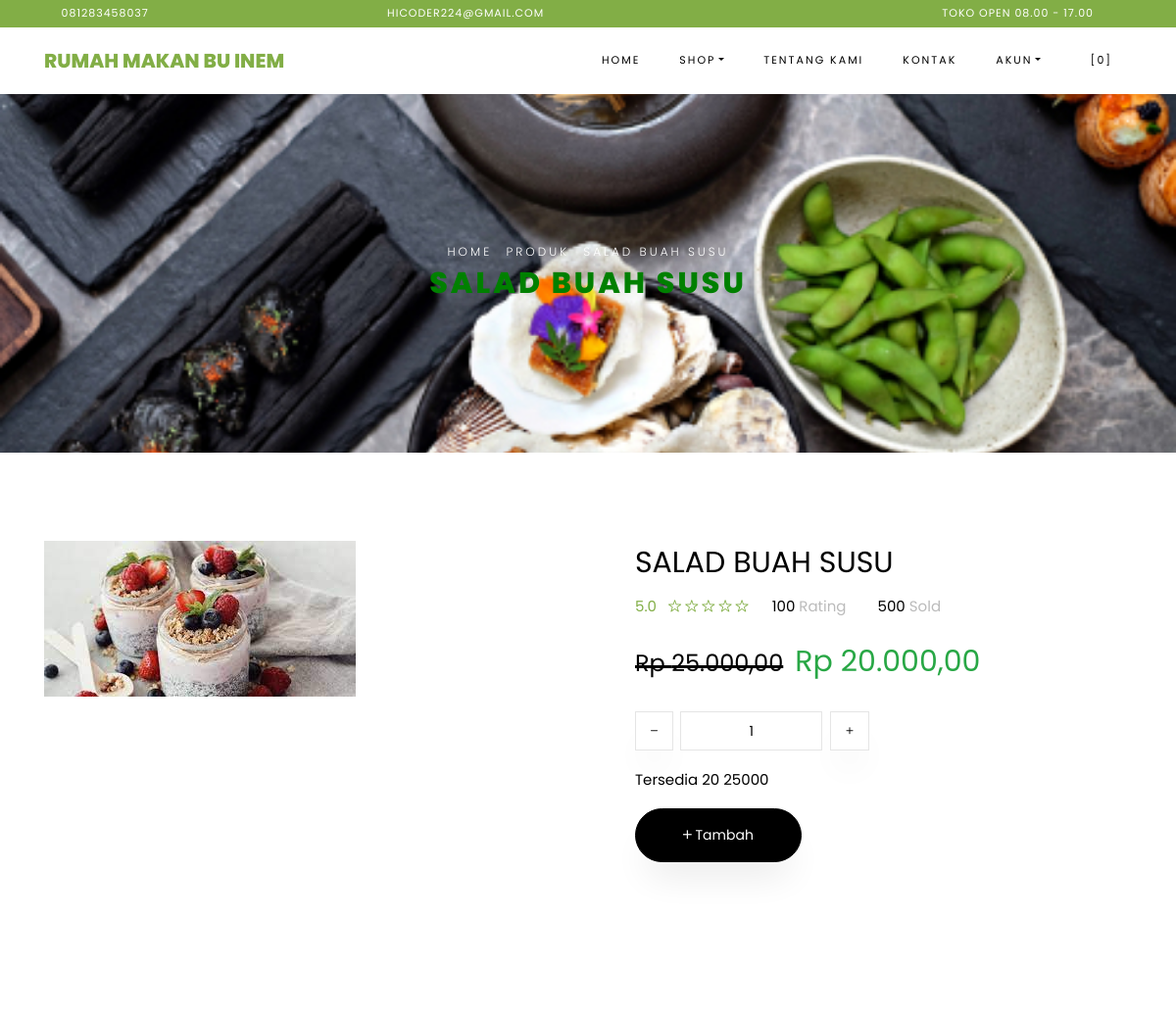
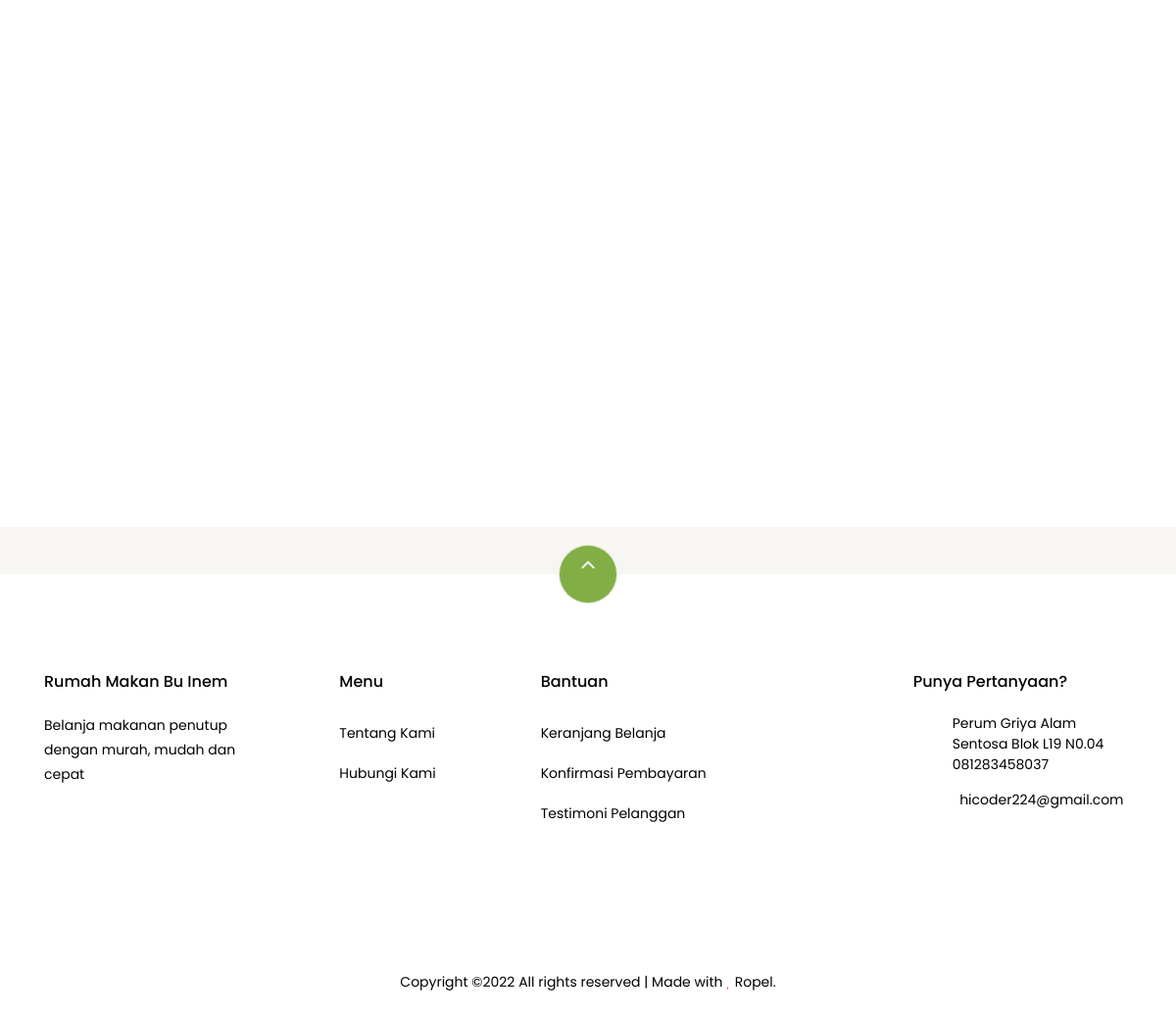
Screenshot of /shop/product/17/SBSS220754/ with the database file from the repository (2 pictures, top to bottom).
### tables this page shows
CREATE TABLE `settings` (
  `id` int(10) NOT NULL,
  `key` varchar(32) NOT NULL,
  `content` text NOT NULL
);

CREATE TABLE `products` (
  `id` bigint(20) NOT NULL,
  `category_id` int(10) DEFAULT NULL,
  `sku` varchar(32) DEFAULT NULL,
  `name` varchar(191) NOT NULL,
  `description` varchar(191) DEFAULT NULL,
  `picture_name` varchar(191) DEFAULT NULL,
  `price` decimal(8,2) NOT NULL,
  `current_discount` decimal(8,2) DEFAULT 0.00,
  `stock` int(10) NOT NULL,
  `product_unit` varchar(32) DEFAULT NULL,
  `is_available` tinyint(1) DEFAULT 1,
  `add_date` datetime DEFAULT NULL
);

### application/views/themes/vegefoods/shop/view_single_product.php (the view, shortened to what the rows shown need)
<div class="hero-wrap hero-bread" style="background-image: url('<?php echo get_theme_uri('images/bg_1.jpg'); ?>');">
    <div class="container">
        <div class="row no-gutters slider-text align-items-center justify-content-center">
            <div class="col-md-9 ftco-animate text-center">
                <p class="breadcrumbs"><span class="mr-2"><?php echo anchor(base_url(), 'Home'); ?></span>
                    <span class="mr-2"><?php echo anchor('/', 'Produk'); ?></span>
                    <span><?php echo $product->name; ?></span>
                </p>
                <h1 class="mb-0 bread" style="color:green"><?php echo $product->name; ?></h1>
            </div>
        </div>
    </div>
</div>
<section class="ftco-section">
    <div class="container">
        <div class="row">
            <div class="col-lg-6 mb-5 ftco-animate">
                <a href="<?php echo base_url('assets/uploads/products/' . $product->picture_name); ?>" class="image-popup"><img src="<?php echo base_url('assets/uploads/products/' . $product->picture_name); ?>" class="img-fluid" alt="<?php echo $product->name; ?>"></a>
            </div>
            <div class="col-lg-6 product-details pl-md-5 ftco-animate">
                <h3><?php echo $product->name; ?></h3>
                <div class="rating d-flex">
                    <p class="text-left mr-4">
                        <a href="#" class="mr-2">5.0</a>
                        <a href="#"><span class="ion-ios-star-outline"></span></a>
                        <a href="#"><span class="ion-ios-star-outline"></span></a>
                        <a href="#"><span class="ion-ios-star-outline"></span></a>
                        <a href="#"><span class="ion-ios-star-outline"></span></a>
                        <a href="#"><span class="ion-ios-star-outline"></span></a>
                    </p>
                    <p class="text-left mr-4">
                        <a href="#" class="mr-2" style="color: #000;">100 <span style="color: #bbb;">Rating</span></a>
                    </p>
                    <p class="text-left">
                        <a href="#" class="mr-2" style="color: #000;">500 <span style="color: #bbb;">Sold</span></a>
                    </p>
                </div>
                <p class="price">
                    <?php if ($product->current_discount > 0) : ?>
                        <span class="mr-2 price-dc"><strike><small>Rp <?php echo format_rupiah($product->price); ?></small></strike></span>
                        <span class="price-sale text-success">Rp <?php echo format_rupiah($product->price - $product->current_discount); ?></span>
                    <?php else : ?>
                        <span>Rp <?php echo format_rupiah($product->price); ?></span>
                    <?php endif; ?>
                </p>
                <div class="row mt-4">
                    <div class="input-group col-md-6 d-flex mb-3">
                        <span class="input-group-btn mr-2">
                            <button type="button" class="quantity-left-minus btn" data-type="minus" data-field="">
                                <i class="ion-ios-remove"></i>
                            </button>
                        </span>
                        <input type="text" id="quantity" name="quantity" class="form-control input-number" value="1" min="1" max="100" readonly>
                        <span class="input-group-btn ml-2">
                            <button type="button" class="quantity-right-plus btn" data-type="plus" data-field="">
                                <i class="ion-ios-add"></i>
                            </button>
                        </span>
                    </div>
                    <div class="col-md-12">
                        <p style="color: #000;">Tersedia <?php echo $product->stock; ?> <?php echo $product->product_unit; ?></p>
                    </div>
                </div>
                <p><a href="#" class="btn btn-black btn-sm py-3 px-5 add-cart cart-btn" data-sku="<?php echo $product->sku; ?>" data-name="<?php echo $product->name; ?>" data-price="<?php echo ($product->current_discount > 0) ? ($product->price - $product->current_discount) : $product->price; ?>" data-id="<?php echo $product->id; ?>">
                        <span class="ion-md-add"> Tambah
                    </a></p>
            </div>
        </div>
    </div>
</section>
<section class="ftco-section">
    <div class="container">
        <div class="row justify-content-center mb-3 pb-3">
        </div>
    </div>
    <div class="container">
        <div class="row">
        </div>
    </div>
</section>

### application/views/themes/vegefoods/header.php (shortened to what the rows shown need)
<!DOCTYPE html>
<html lang="en">
<head>
	<link href="https://cdn.jsdelivr.net/npm/bootstrap@5.1.3/dist/css/bootstrap.min.css" rel="stylesheet">
	<link rel="stylesheet" href="<?php echo get_theme_uri('css/open-iconic-bootstrap.min.css'); ?>">
	<link rel="stylesheet" href="<?php echo get_theme_uri('css/animate.css'); ?>">
	<link rel="stylesheet" href="<?php echo get_theme_uri('css/owl.carousel.min.css'); ?>">
	<link rel="stylesheet" href="<?php echo get_theme_uri('css/owl.theme.default.min.css'); ?>">
	<link rel="stylesheet" href="<?php echo get_theme_uri('css/magnific-popup.css'); ?>">
	<link rel="stylesheet" href="<?php echo get_theme_uri('css/aos.css'); ?>">
	<link rel="stylesheet" href="<?php echo get_theme_uri('css/ionicons.min.css'); ?>">
	<link rel="stylesheet" href="<?php echo get_theme_uri('js/plugins/@fortawesome/fontawesome-free/css/all.min.css', 'argon'); ?>">
	<link rel="stylesheet" href="<?php echo get_theme_uri('css/bootstrap-datepicker.css'); ?>">
	<link rel="stylesheet" href="<?php echo get_theme_uri('css/jquery.timepicker.css'); ?>">
	<link rel="stylesheet" href="<?php echo get_theme_uri('css/flaticon.css'); ?>">
	<link rel="stylesheet" href="<?php echo get_theme_uri('css/icomoon.css'); ?>">
	<link rel="stylesheet" href="<?php echo get_theme_uri('css/style.css'); ?>">
	<link rel="stylesheet" href="<?php echo base_url('assets/plugins/toastr/toastr.min.css'); ?>">
</head>
<body class="goto-here">
	<div class="py-1 bg-primary">
		<div class="container">
			<div class="row no-gutters d-flex align-items-start align-items-center px-md-0">
				<div class="col-lg-12 d-block">
					<div class="row d-flex">
						<div class="col-md pr-4 d-flex topper align-items-center">
							<div class="icon mr-2 d-flex justify-content-center align-items-center"><span class="icon-phone2"></span></div>
							<span class="text"><?php echo get_settings('store_phone_number'); ?></span>
						</div>
						<div class="col-md pr-4 d-flex topper align-items-center">
							<div class="icon mr-2 d-flex justify-content-center align-items-center"><span class="icon-paper-plane"></span></div>
							<span class="text"><?php echo get_settings('store_email'); ?></span>
						</div>
						<div class="col-md-5 pr-4 d-flex topper align-items-center text-lg-right">
							<span class="text"><?php echo get_settings('store_tagline'); ?></span>
						</div>
					</div>
				</div>
			</div>
		</div>
	</div>
	<nav class="navbar navbar-expand-lg navbar-dark ftco_navbar bg-dark ftco-navbar-light" id="ftco-navbar">
		<div class="container">
			<a class="navbar-brand" href="<?php echo base_url(); ?>"><?php echo get_store_name(); ?></a>
			<div class="collapse navbar-collapse" id="ftco-nav">
				<ul class="navbar-nav ml-auto">
					<li class="nav-item active"><a href="<?php echo base_url(); ?>" class="nav-link">Home</a></li>
					<li class="nav-item dropdown">
						<a class="nav-link dropdown-toggle" href="#" id="dropdown04" data-toggle="dropdown" aria-haspopup="true" aria-expanded="false">Shop</a>
					</li>
					<li class="nav-item"><a href="<?php echo site_url('pages/about'); ?>" class="nav-link">Tentang Kami</a></li>
					<li class="nav-item"><a href="<?php echo site_url('pages/contact'); ?>" class="nav-link">Kontak</a></li>
					<li class="nav-item dropdown">
						<a class="nav-link dropdown-toggle" href="#" id="dropdown05" data-toggle="dropdown" aria-haspopup="true" aria-expanded="false">Akun</a>
					</li>
					<li class="nav-item cta cta-colored"><a href="<?php echo site_url('shop/cart'); ?>" class="nav-link"><span class="icon-shopping_cart"></span>[<span class="cart-item-total">0</span>]</a></li>
				</ul>
			</div>
		</div>
	</nav>

### application/views/themes/vegefoods/footer.php (shortened to what the rows shown need)
<section class="ftco-section ftco-no-pt ftco-no-pb py-5 bg-light">
  <div class="container py-4">
  </div>
</section>
<footer class="ftco-footer ftco-section ftco-animated">
  <div class="container">
    <div class="row">
      <div class="mouse">
        <a href="#" class="mouse-icon">
          <div class="mouse-wheel"><span class="ion-ios-arrow-up"></span></div>
        </a>
      </div>
    </div>
    <div class="row mb-5">
      <div class="col-md">
        <div class="ftco-footer-widget mb-4">
          <h2 class="ftco-heading-2"><?php echo get_store_name(); ?></h2>
          <p><?php echo get_settings('store_description'); ?></p>
          <ul class="ftco-footer-social list-unstyled float-md-left float-lft mt-5">
          </ul>
        </div>
      </div>
      <div class="col-md">
        <div class="ftco-footer-widget mb-4 ml-md-5">
          <h2 class="ftco-heading-2">Menu</h2>
          <ul class="list-unstyled">
            <li><a href="<?php echo site_url('pages/about'); ?>" class="py-2 d-block">Tentang Kami</a></li>
            <li><a href="<?php echo site_url('pages/contact'); ?>" class="py-2 d-block">Hubungi Kami</a></li>
          </ul>
        </div>
      </div>
      <div class="col-md-4">
        <div class="ftco-footer-widget mb-4">
          <h2 class="ftco-heading-2">Bantuan</h2>
          <div class="d-flex">
            <ul class="list-unstyled mr-l-5 pr-l-3 mr-4">
              <li><a href="<?php echo site_url('shop/cart'); ?>" class="py-2 d-block">Keranjang Belanja</a></li>
              <li><a href="<?php echo site_url('customer/payments/confirm'); ?>" class="py-2 d-block">Konfirmasi Pembayaran</a></li>
              <li><a href="<?php echo site_url('shop/testimonial'); ?>" class="py-2 d-block">Testimoni Pelanggan</a></li>
            </ul>
          </div>
        </div>
      </div>
      <div class="col-md">
        <div class="ftco-footer-widget mb-4">
          <h2 class="ftco-heading-2">Punya Pertanyaan?</h2>
          <div class="block-23 mb-3">
            <ul>
              <li><span class="icon icon-map-marker"></span><span class="text"><?php echo get_settings('store_address'); ?></span></li>
              <li><a href="https://wa.me/6281283458037?text=Saya%20ingin%20Bertanya"><span class="icon icon-phone"></span><span class="text"><?php echo get_settings('store_phone_number'); ?></span></a></li>
              <li><a href="mailto:wibowosatrio2002@gmail.com"><span class="icon icon-envelope"></span>&nbsp;&nbsp;<span class="text"> <?php echo get_settings('store_email'); ?></span></a></li>
            </ul>
          </div>
        </div>
      </div>
    </div>
    <div class="row">
      <div class="col-md-12 text-center">
        <p>
          Copyright &copy; All rights reserved | Made with <i class="icon-heart text-danger" aria-hidden="true"></i> Ropel.
        </p>
      </div>
    </div>
  </div>
</footer>
</body>
</html>

### rows the page displays
settings: content "081283458037"
settings: content "HICODER224@GMAIL.COM", content "hicoder224@gmail.com"
settings: content "TOKO OPEN 08.00 - 17.00"
settings: content "RUMAH MAKAN BU INEM", content "Rumah Makan Bu Inem"
settings: content (picture)
products: name "SALAD BUAH SUSU", picture_name (picture), price "25.000,00", format_rupiah($product->price - $product->current_discount) "20.000,00", stock "20", product_unit "25000"
settings: content "Belanja makanan penutup dengan murah, mudah dan cepat"
settings: content "Perum Griya Alam Sentosa Blok L19 N0.04"

### other values shown
anchor(base_url(), 'Home') "HOME"
anchor('/', 'Produk') "PRODUK"
